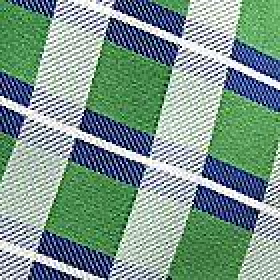
#> input picture test.JPG, 140 x 140 px (shown 2 times larger)
$ python process2.py test.JPG   (Python 2 division)   (older library calls are emulated)
#> lines starting #> are read from the running program, lines starting #| are printed output that depends on the picture; after the words box and inside, x2 and y2 are one past the last pixel; in counts of white or black regions, pixels touching at a corner belong together
import cv2
import numpy as np
from matplotlib import pyplot as plt
import sys

kernel = np.ones((3,3),np.uint8)
if len(sys.argv) != 2:
    print ("%s input_file output_file" % (sys.argv[0]))
    sys.exit()
else:
    img = cv2.imread(sys.argv[1]) #Gray scale
#> img is the input picture: shape (140, 140, 3); mean B, G, R 139.4, 151.6, 123.4
    img2 = cv2.cvtColor(img, cv2.COLOR_BGR2GRAY)
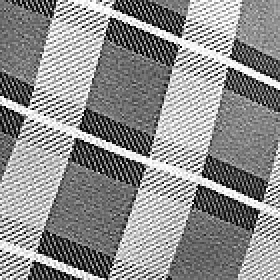
#> img2: shape (140, 140) (shown 2 times larger); min 1, max 255, mean 141.8
    cv2.imwrite('gray.jpeg',img2)
    blur = cv2.GaussianBlur(img2,(3,3),0) #Guassian blurrring
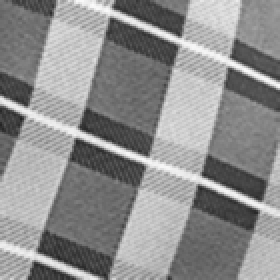
#> blur: shape (140, 140) (shown 2 times larger); min 34, max 251, mean 141.8

    #Otsu thresholding
    ret3,th = cv2.threshold(img2,0,255,cv2.THRESH_BINARY_INV+cv2.THRESH_OTSU)
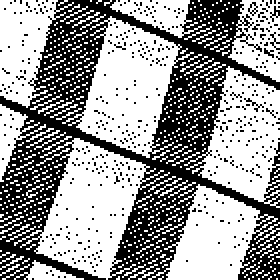
#> th: shape (140, 140) (shown 2 times larger); 60.5% white; black in thin lines or dots
#> ret3 = 154
    white=cv2.countNonZero(th)
#> white = 11853
    print(white)
#| 11853
    black=th.shape[0]*th.shape[1]-white
#> black = 7747
    print(black)
#| 7747

    if(white > black):
    	new=np.invert(th)#np.zeros(th.shape[0],th.shape[1])
#> new: shape (140, 140); 39.5% white in thin lines or dots
	th=new
    cv2.imwrite('Otsu.jpeg',th)

    #Dilation
    dilation = cv2.dilate(th,kernel,iterations = 5)
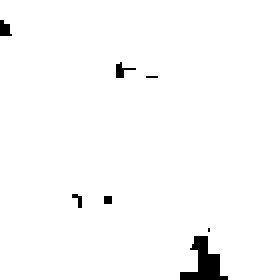
#> dilation: shape (140, 140) (shown 2 times larger); 98.2% white; 7 black regions (4 under 20 px)
    cv2.imwrite('Dil.jpeg',dilation)

    #finding contours
    cnt, contours, hierarchy = cv2.findContours(th,cv2.RETR_TREE,cv2.CHAIN_APPROX_SIMPLE)
#> contours = 1610 contours, 1607 with area under 20; largest, box (x1, y1, x2, y2) and area: (0, 0, 140, 140) 10666, (37, 7, 91, 80) 2282, (18, 51, 29, 58) 22
    cv2.imwrite('Cnt.jpeg',cnt)

    '''
    plt.subplot(2,2,1),plt.imshow(img2,"gray")
    plt.title('Original'),plt.xticks([]), plt.yticks([])
    plt.subplot(2,2,2),plt.imshow( blur,"gray")
    plt.title('After blurring'), plt.xticks([]), plt.yticks([])
    plt.subplot(2,2,3),plt.imshow( th, "gray")
    plt.title('OTSU'),plt.xticks([]), plt.yticks([])
    plt.subplot(2,2,4),plt.imshow( dilation, "gray")
    plt.title('Dilation'),plt.xticks([]), plt.yticks([])
    plt.show()
    '''
    k=cv2.waitKey(0)
#> (key Esc is pressed here)
    cv2.destroyAllWindows()

$ run again, on 2.JPG
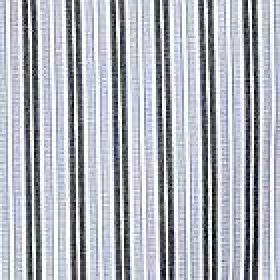
#> input picture 2.JPG, 140 x 140 px (shown 2 times larger)
#> img is the input picture: shape (140, 140, 3); mean B, G, R 189.4, 180, 177.2
#> `ret3,th = cv2.threshold(img2,0,255,cv2.THRESH_BINARY_INV+cv2.THRESH_OT..`:
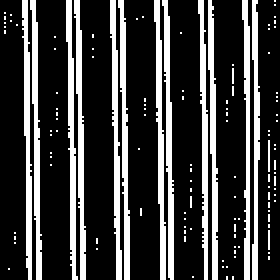
#> th: shape (140, 140) (shown 2 times larger); 24.4% white; 120 white regions (108 under 20 px), largest, box (x1, y1, x2, y2) and area: (33, 0, 39, 140) 396, (104, 0, 109, 140) 395, (77, 0, 83, 140) 393
#> ret3 = 145
#> white = 4787
#| 4787
#> black = 14813
#| 14813
#> `dilation = cv2.dilate(th,kernel,iterations = 5)`:
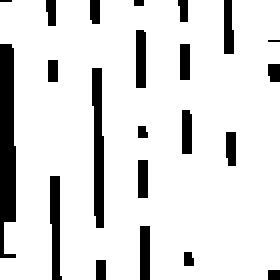
#> dilation: shape (140, 140) (shown 2 times larger); 87.1% white; 22 black regions (3 under 20 px)
#> contours = 120 contours, 108 with area under 20; largest, box (x1, y1, x2, y2) and area: (33, 0, 39, 140) 254, (104, 0, 109, 140) 254, (81, 0, 87, 140) 252, (77, 0, 83, 140) 251, (15, 0, 21, 140) 249

$ run again, on 2.jpg
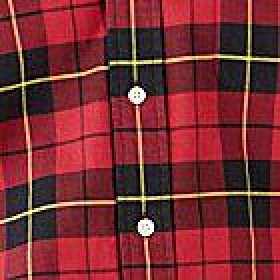
#> input picture 2.jpg, 140 x 140 px (shown 2 times larger)
#> img is the input picture: shape (140, 140, 3); mean B, G, R 50.3, 44.4, 120.2
#> `ret3,th = cv2.threshold(img2,0,255,cv2.THRESH_BINARY_INV+cv2.THRESH_OT..`:
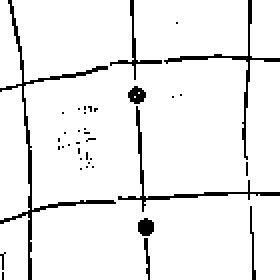
#> th: shape (140, 140) (shown 2 times larger); 93.7% white; black in thin lines or dots
#> ret3 = 124
#> white = 18368
#| 18368
#> black = 1232
#| 1232
#> new: shape (140, 140); 6.3% white in thin lines or dots
#> `dilation = cv2.dilate(th,kernel,iterations = 5)`:
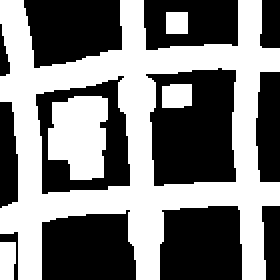
#> dilation: shape (140, 140) (shown 2 times larger); 48.4% white; 5 white regions
#> contours = 40 contours, 34 with area under 20; largest, box (x1, y1, x2, y2) and area: (0, 0, 58, 140) 184, (59, 53, 140, 106) 86, (82, 0, 140, 80) 80, (69, 109, 77, 118) 46, (64, 43, 73, 52) 46, (55, 0, 81, 40) 40
